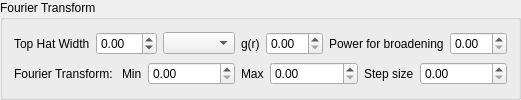
                    <widget class="QGroupBox" name="groupBox_7">
                     <property name="sizePolicy">
                      <sizepolicy hsizetype="Preferred" vsizetype="Minimum">
                       <horstretch>0</horstretch>
                       <verstretch>0</verstretch>
                      </sizepolicy>
                     </property>
                     <property name="title">
                      <string>Fourier Transform</string>
                     </property>
                     <layout class="QVBoxLayout" name="verticalLayout_31">
                      <item>
                       <layout class="QHBoxLayout" name="horizontalLayout_64">
                        <item>
                         <widget class="QLabel" name="topHatWidthLabel">
                          <property name="text">
                           <string>Top Hat Width</string>
                          </property>
                         </widget>
                        </item>
                        <item>
                         <widget class="ExponentialSpinBox" name="topHatWidthSpinBox">
                          <property name="sizePolicy">
                           <sizepolicy hsizetype="Expanding" vsizetype="Fixed">
                            <horstretch>0</horstretch>
                            <verstretch>0</verstretch>
                           </sizepolicy>
                          </property>
                          <property name="minimum">
                           <double>-99.000000000000000</double>
                          </property>
                         </widget>
                        </item>
                        <item>
                         <widget class="QComboBox" name="FTModeComboBox">
                          <property name="sizePolicy">
                           <sizepolicy hsizetype="Expanding" vsizetype="Fixed">
                            <horstretch>0</horstretch>
                            <verstretch>0</verstretch>
                           </sizepolicy>
                          </property>
                         </widget>
                        </item>
                        <item>
                         <widget class="QLabel" name="broadeningFunctionLabel">
                          <property name="text">
                           <string>g(r)</string>
                          </property>
                         </widget>
                        </item>
                        <item>
                         <widget class="ExponentialSpinBox" name="broadeningFunctionSpinBox">
                          <property name="sizePolicy">
                           <sizepolicy hsizetype="Expanding" vsizetype="Fixed">
                            <horstretch>0</horstretch>
                            <verstretch>0</verstretch>
                           </sizepolicy>
                          </property>
                         </widget>
                        </item>
                        <item>
                         <widget class="QLabel" name="broadeningPowerLabel">
                          <property name="text">
                           <string>Power for broadening</string>
                          </property>
                         </widget>
                        </item>
                        <item>
                         <widget class="ExponentialSpinBox" name="broadeningPowerSpinBox">
                          <property name="sizePolicy">
                           <sizepolicy hsizetype="Expanding" vsizetype="Fixed">
                            <horstretch>0</horstretch>
                            <verstretch>0</verstretch>
                           </sizepolicy>
                          </property>
                         </widget>
                        </item>
                       </layout>
                      </item>
                      <item>
                       <layout class="QHBoxLayout" name="horizontalLayout_65">
                        <item>
                         <widget class="QLabel" name="fourierTransformLabel">
                          <property name="sizePolicy">
                           <sizepolicy hsizetype="Preferred" vsizetype="Minimum">
                            <horstretch>0</horstretch>
                            <verstretch>0</verstretch>
                           </sizepolicy>
                          </property>
                          <property name="text">
                           <string>Fourier Transform: </string>
                          </property>
                         </widget>
                        </item>
                        <item>
                         <widget class="QLabel" name="minLabel">
                          <property name="text">
                           <string>Min</string>
                          </property>
                         </widget>
                        </item>
                        <item>
                         <widget class="ExponentialSpinBox" name="minSpinBox">
                          <property name="sizePolicy">
                           <sizepolicy hsizetype="Expanding" vsizetype="Fixed">
                            <horstretch>0</horstretch>
                            <verstretch>0</verstretch>
                           </sizepolicy>
                          </property>
                         </widget>
                        </item>
                        <item>
                         <widget class="QLabel" name="maxLabel">
                          <property name="text">
                           <string>Max</string>
                          </property>
                         </widget>
                        </item>
                        <item>
                         <widget class="ExponentialSpinBox" name="maxSpinBox">
                          <property name="sizePolicy">
                           <sizepolicy hsizetype="Expanding" vsizetype="Fixed">
                            <horstretch>0</horstretch>
                            <verstretch>0</verstretch>
                           </sizepolicy>
                          </property>
                         </widget>
                        </item>
                        <item>
                         <widget class="QLabel" name="stepLabel">
                          <property name="text">
                           <string>Step size</string>
                          </property>
                         </widget>
                        </item>
                        <item>
                         <widget class="ExponentialSpinBox" name="stepSizeSpinBox">
                          <property name="sizePolicy">
                           <sizepolicy hsizetype="Expanding" vsizetype="Fixed">
                            <horstretch>0</horstretch>
                            <verstretch>0</verstretch>
                           </sizepolicy>
                          </property>
                         </widget>
                        </item>
                       </layout>
                      </item>
                     </layout>
                    </widget>
